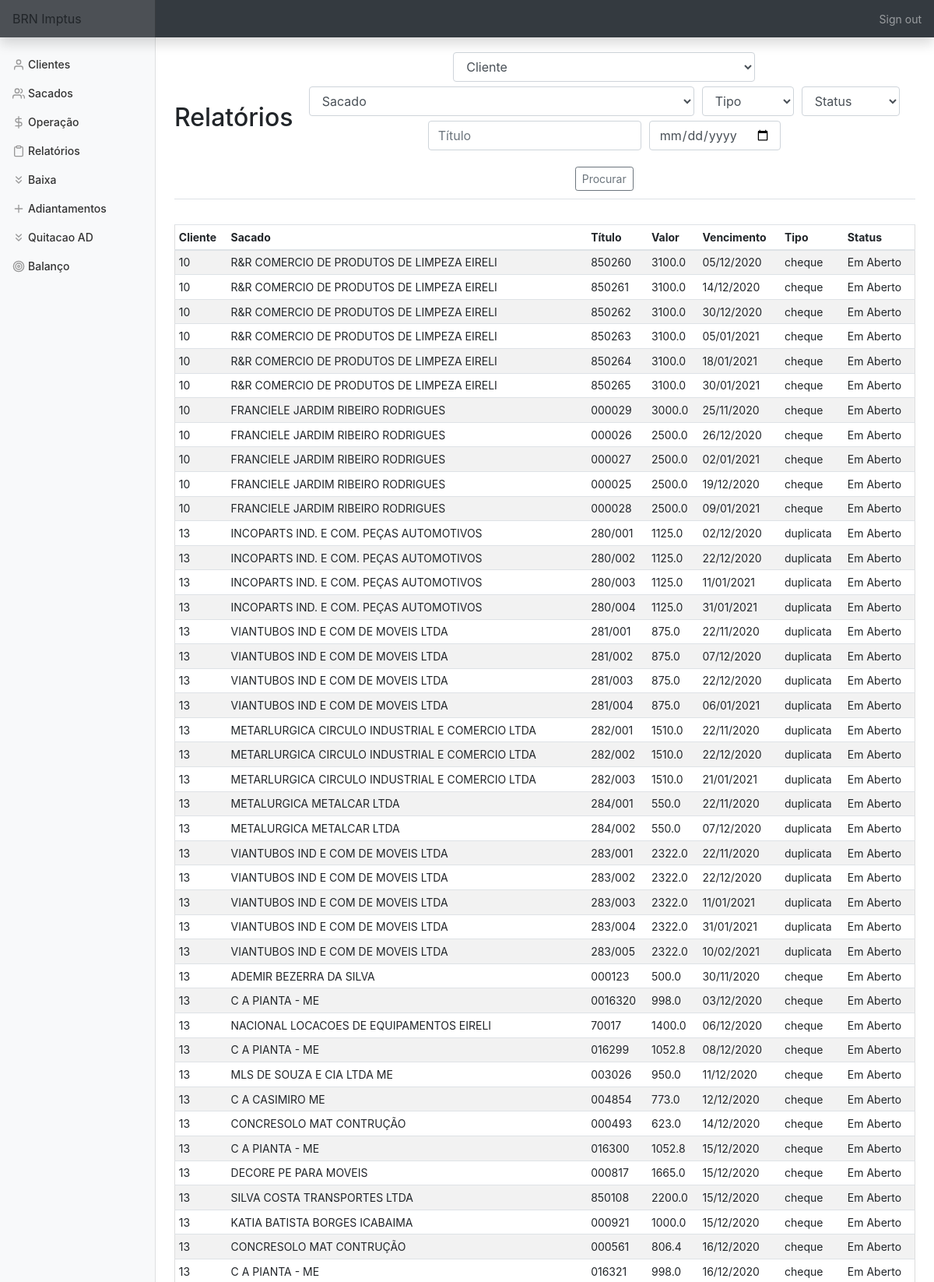
Page /relatorios (signed in, upper part) on the committed database.
### tables this page shows
CREATE TABLE titulo (
    cliente_id INTEGER,
    sacado_id INTEGER,
    bordero INTEGER,
    titulo TEXT,
    vencimento DATE,
    valor FLOAT, 
    dt_negoc DATE,
    tipo TEXT,
    status TEXT,
    dt_baixa DATE, nm_sac TEXT,
    FOREIGN KEY (cliente_id) REFERENCES clientes(id),
    FOREIGN KEY (sacado_id) REFERENCES sacados(id));

### app.py (the view, shortened to what this page needs)
@app.route('/relatorios', methods=['GET', 'POST'])
@login_required
def relatorios():
    con = sqlite3.connect(DATABASE)
    con.row_factory = sqlite3.Row
    cur = con.cursor()
    cliente = cur.execute('SELECT nome FROM clientes')
    cliente = cur.fetchall()
    sacado = cur.execute('SELECT nome FROM sacados')
    sacado = cur.fetchall()
    tit = cur.execute('SELECT * FROM titulo')
    tit = cur.fetchall()
    if request.method == "GET":
        return render_template('/relatorios.html', cliente=cliente, sacado=sacado, titulo=tit)

### app.py (called while the page is built)
@app.after_request
def after_request(response):
    response.headers["Cache-Control"] = "no-cache, no-store, must-revalidate"
    response.headers["Expires"] = 0
    response.headers["Pragma"] = "no-cache"
    return response

### helper.py (called while the page is built)
def login_required(f):
    @wraps(f)
    def decorated_function(*args, **kwargs):
        if session.get("user_id") is None:
            return redirect("/login")
        return f(*args, **kwargs)
    return decorated_function

### templates/relatorios.html (shortened to what this page needs)
{% extends "layout.html" %}
{% block main %}
    <div class='d-flex justify-content-between flex-warp flex-md-nowrap align-items-center pt-3 pb-2 mb-3 border-bottom'>
        <h1 class='h2'>Relatórios</h1>
            <form action='relatorios' method='POST'>
                <div class='form-group'>
                        <select class="form-control" name="cliente" title='Relatório por cliente' alt='Relatório por Cliente'>
                            <option disabled selected value>Cliente</option>
                        </select>
                        <select class="form-control" name="sacado" title='Relatório por sacado' alt='Relatório por sacado'>
                            <option disabled selected value>Sacado</option>
                        </select>
                        <select class='form-control' name='tipo' title='Relatório por tipo' alt='Relatório por tipo'>
                            <option select value>Tipo</option>
                        </select>
                        <select class='form-control' name='status' title='Relatório por status' alt='Relatório por status'>
                            <option select value>Status</option>
                        </select>
                        <input name='titulo' autofocus class='form-control' placeholder='Título' type='text' title='Relatório por número do título' alt='Relatório por número do título'>
                        <input name='vencimento' autofocus class='form-control' placeholder='Vencimento' type='date' title='Relatório por vencimento' alt='Relatório por vencimento'>
                </div>
                <button type='submit' class='btn btn-sm btn-outline-secondary'>Procurar</button>
            </form>
    </div>
    <div class='d-flex justify-content-between flex-warp flex-md-nowrap align-items-center pt-3 pb-2 mb-3 border-bottom'>
        <div class='table-responsive'>
            <table class='table table-striped table-sm'>
                <thead>
                    <tr>
                        <th>Cliente</th>
                        <th>Sacado</th>
                        <th>Título</th>
                        <th>Valor</th>
                        <th>Vencimento</th>
                        <th>Tipo</th>
                        <th>Status</th>
                    </tr>
                </thead>
                <tbody>
                    {% for row in titulo %}
                        <tr>
                            <td>{{ row['cliente_id'] }}</td>
                            <td>{{ row['nm_sac'] }}</td>
                            <td>{{ row['titulo'] }}</td>
                            <td>{{ row['valor'] }}</td>
                            {% set lt = row['vencimento'].split('-') %}
                            <td>{{ lt[2]+'/'+lt[1]+'/'+lt[0] }}</td>
                            <td>{{ row['tipo'] }}</td>
                            <td>{{ row['status'] }}</td>
                        </tr>
                    {% endfor %}
                </tbody>
            </table>
        </div>
    </div>
{% endblock %}

### static/styles.css (style rules this page uses)
main .form-control { display: inline-block; width: auto; margin: 3px; }
main table { text-align: left; border-collapse: collapse; border-spacing: 0; width: 100%; border: 1px solid #ddd; }
main table td, th { text-align: left; padding: 16px; }
button { margin: 2px; }
body { font-size: .875rem; height:100%; }

### rows in the picture
titulo: cliente_id "10", nm_sac "R&R COMERCIO DE PRODUTOS DE LIMPEZA EIRELI", titulo "850260", valor "3100.0", vencimento "05/12/2020", tipo "cheque", status "Em Aberto"
titulo: cliente_id "10", nm_sac "R&R COMERCIO DE PRODUTOS DE LIMPEZA EIRELI", titulo "850261", valor "3100.0", vencimento "14/12/2020", tipo "cheque", status "Em Aberto"
titulo: cliente_id "10", nm_sac "R&R COMERCIO DE PRODUTOS DE LIMPEZA EIRELI", titulo "850262", valor "3100.0", vencimento "30/12/2020", tipo "cheque", status "Em Aberto"
titulo: cliente_id "10", nm_sac "R&R COMERCIO DE PRODUTOS DE LIMPEZA EIRELI", titulo "850263", valor "3100.0", vencimento "05/01/2021", tipo "cheque", status "Em Aberto"
titulo: cliente_id "10", nm_sac "R&R COMERCIO DE PRODUTOS DE LIMPEZA EIRELI", titulo "850264", valor "3100.0", vencimento "18/01/2021", tipo "cheque", status "Em Aberto"
titulo: cliente_id "10", nm_sac "R&R COMERCIO DE PRODUTOS DE LIMPEZA EIRELI", titulo "850265", valor "3100.0", vencimento "30/01/2021", tipo "cheque", status "Em Aberto"
titulo: cliente_id "10", nm_sac "FRANCIELE JARDIM RIBEIRO RODRIGUES", titulo "000029", valor "3000.0", vencimento "25/11/2020", tipo "cheque", status "Em Aberto"
titulo: cliente_id "10", nm_sac "FRANCIELE JARDIM RIBEIRO RODRIGUES", titulo "000026", valor "2500.0", vencimento "26/12/2020", tipo "cheque", status "Em Aberto"
titulo: cliente_id "10", nm_sac "FRANCIELE JARDIM RIBEIRO RODRIGUES", titulo "000027", valor "2500.0", vencimento "02/01/2021", tipo "cheque", status "Em Aberto"
titulo: cliente_id "10", nm_sac "FRANCIELE JARDIM RIBEIRO RODRIGUES", titulo "000025", valor "2500.0", vencimento "19/12/2020", tipo "cheque", status "Em Aberto"
titulo: cliente_id "10", nm_sac "FRANCIELE JARDIM RIBEIRO RODRIGUES", titulo "000028", valor "2500.0", vencimento "09/01/2021", tipo "cheque", status "Em Aberto"
titulo: cliente_id "13", nm_sac "INCOPARTS IND. E COM. PEÇAS AUTOMOTIVOS", titulo "280/001", valor "1125.0", vencimento "02/12/2020", tipo "duplicata", status "Em Aberto"
titulo: cliente_id "13", nm_sac "INCOPARTS IND. E COM. PEÇAS AUTOMOTIVOS", titulo "280/002", valor "1125.0", vencimento "22/12/2020", tipo "duplicata", status "Em Aberto"
titulo: cliente_id "13", nm_sac "INCOPARTS IND. E COM. PEÇAS AUTOMOTIVOS", titulo "280/003", valor "1125.0", vencimento "11/01/2021", tipo "duplicata", status "Em Aberto"
titulo: cliente_id "13", nm_sac "INCOPARTS IND. E COM. PEÇAS AUTOMOTIVOS", titulo "280/004", valor "1125.0", vencimento "31/01/2021", tipo "duplicata", status "Em Aberto"
titulo: cliente_id "13", nm_sac "VIANTUBOS IND E COM DE MOVEIS LTDA", titulo "281/001", valor "875.0", vencimento "22/11/2020", tipo "duplicata", status "Em Aberto"
titulo: cliente_id "13", nm_sac "VIANTUBOS IND E COM DE MOVEIS LTDA", titulo "281/002", valor "875.0", vencimento "07/12/2020", tipo "duplicata", status "Em Aberto"
titulo: cliente_id "13", nm_sac "VIANTUBOS IND E COM DE MOVEIS LTDA", titulo "281/003", valor "875.0", vencimento "22/12/2020", tipo "duplicata", status "Em Aberto"
titulo: cliente_id "13", nm_sac "VIANTUBOS IND E COM DE MOVEIS LTDA", titulo "281/004", valor "875.0", vencimento "06/01/2021", tipo "duplicata", status "Em Aberto"
titulo: cliente_id "13", nm_sac "METARLURGICA CIRCULO INDUSTRIAL E COMERCIO LTDA", titulo "282/001", valor "1510.0", vencimento "22/11/2020", tipo "duplicata", status "Em Aberto"
titulo: cliente_id "13", nm_sac "METARLURGICA CIRCULO INDUSTRIAL E COMERCIO LTDA", titulo "282/002", valor "1510.0", vencimento "22/12/2020", tipo "duplicata", status "Em Aberto"
titulo: cliente_id "13", nm_sac "METARLURGICA CIRCULO INDUSTRIAL E COMERCIO LTDA", titulo "282/003", valor "1510.0", vencimento "21/01/2021", tipo "duplicata", status "Em Aberto"
titulo: cliente_id "13", nm_sac "METALURGICA METALCAR LTDA", titulo "284/001", valor "550.0", vencimento "22/11/2020", tipo "duplicata", status "Em Aberto"
titulo: cliente_id "13", nm_sac "METALURGICA METALCAR LTDA", titulo "284/002", valor "550.0", vencimento "07/12/2020", tipo "duplicata", status "Em Aberto"
titulo: cliente_id "13", nm_sac "VIANTUBOS IND E COM DE MOVEIS LTDA", titulo "283/001", valor "2322.0", vencimento "22/11/2020", tipo "duplicata", status "Em Aberto"
titulo: cliente_id "13", nm_sac "VIANTUBOS IND E COM DE MOVEIS LTDA", titulo "283/002", valor "2322.0", vencimento "22/12/2020", tipo "duplicata", status "Em Aberto"
titulo: cliente_id "13", nm_sac "VIANTUBOS IND E COM DE MOVEIS LTDA", titulo "283/003", valor "2322.0", vencimento "11/01/2021", tipo "duplicata", status "Em Aberto"
titulo: cliente_id "13", nm_sac "VIANTUBOS IND E COM DE MOVEIS LTDA", titulo "283/004", valor "2322.0", vencimento "31/01/2021", tipo "duplicata", status "Em Aberto"
titulo: cliente_id "13", nm_sac "VIANTUBOS IND E COM DE MOVEIS LTDA", titulo "283/005", valor "2322.0", vencimento "10/02/2021", tipo "duplicata", status "Em Aberto"
titulo: cliente_id "13", nm_sac "ADEMIR BEZERRA DA SILVA", titulo "000123", valor "500.0", vencimento "30/11/2020", tipo "cheque", status "Em Aberto"
titulo: cliente_id "13", nm_sac "C A PIANTA - ME", titulo "0016320", valor "998.0", vencimento "03/12/2020", tipo "cheque", status "Em Aberto"
titulo: cliente_id "13", nm_sac "NACIONAL LOCACOES DE EQUIPAMENTOS EIRELI", titulo "70017", valor "1400.0", vencimento "06/12/2020", tipo "cheque", status "Em Aberto"
titulo: cliente_id "13", nm_sac "C A PIANTA - ME", titulo "016299", valor "1052.8", vencimento "08/12/2020", tipo "cheque", status "Em Aberto"
titulo: cliente_id "13", nm_sac "MLS DE SOUZA E CIA LTDA ME", titulo "003026", valor "950.0", vencimento "11/12/2020", tipo "cheque", status "Em Aberto"
titulo: cliente_id "13", nm_sac "C A CASIMIRO ME", titulo "004854", valor "773.0", vencimento "12/12/2020", tipo "cheque", status "Em Aberto"
titulo: cliente_id "13", nm_sac "CONCRESOLO MAT CONTRUÇÃO", titulo "000493", valor "623.0", vencimento "14/12/2020", tipo "cheque", status "Em Aberto"
titulo: cliente_id "13", nm_sac "C A PIANTA - ME", titulo "016300", valor "1052.8", vencimento "15/12/2020", tipo "cheque", status "Em Aberto"
titulo: cliente_id "13", nm_sac "DECORE PE PARA MOVEIS", titulo "000817", valor "1665.0", vencimento "15/12/2020", tipo "cheque", status "Em Aberto"
titulo: cliente_id "13", nm_sac "SILVA COSTA TRANSPORTES LTDA", titulo "850108", valor "2200.0", vencimento "15/12/2020", tipo "cheque", status "Em Aberto"
titulo: cliente_id "13", nm_sac "KATIA BATISTA BORGES ICABAIMA", titulo "000921", valor "1000.0", vencimento "15/12/2020", tipo "cheque", status "Em Aberto"
titulo: cliente_id "13", nm_sac "CONCRESOLO MAT CONTRUÇÃO", titulo "000561", valor "806.4", vencimento "16/12/2020", tipo "cheque", status "Em Aberto"
titulo: cliente_id "13", nm_sac "C A PIANTA - ME", titulo "016321", valor "998.0", vencimento "16/12/2020", tipo "cheque", status "Em Aberto"
